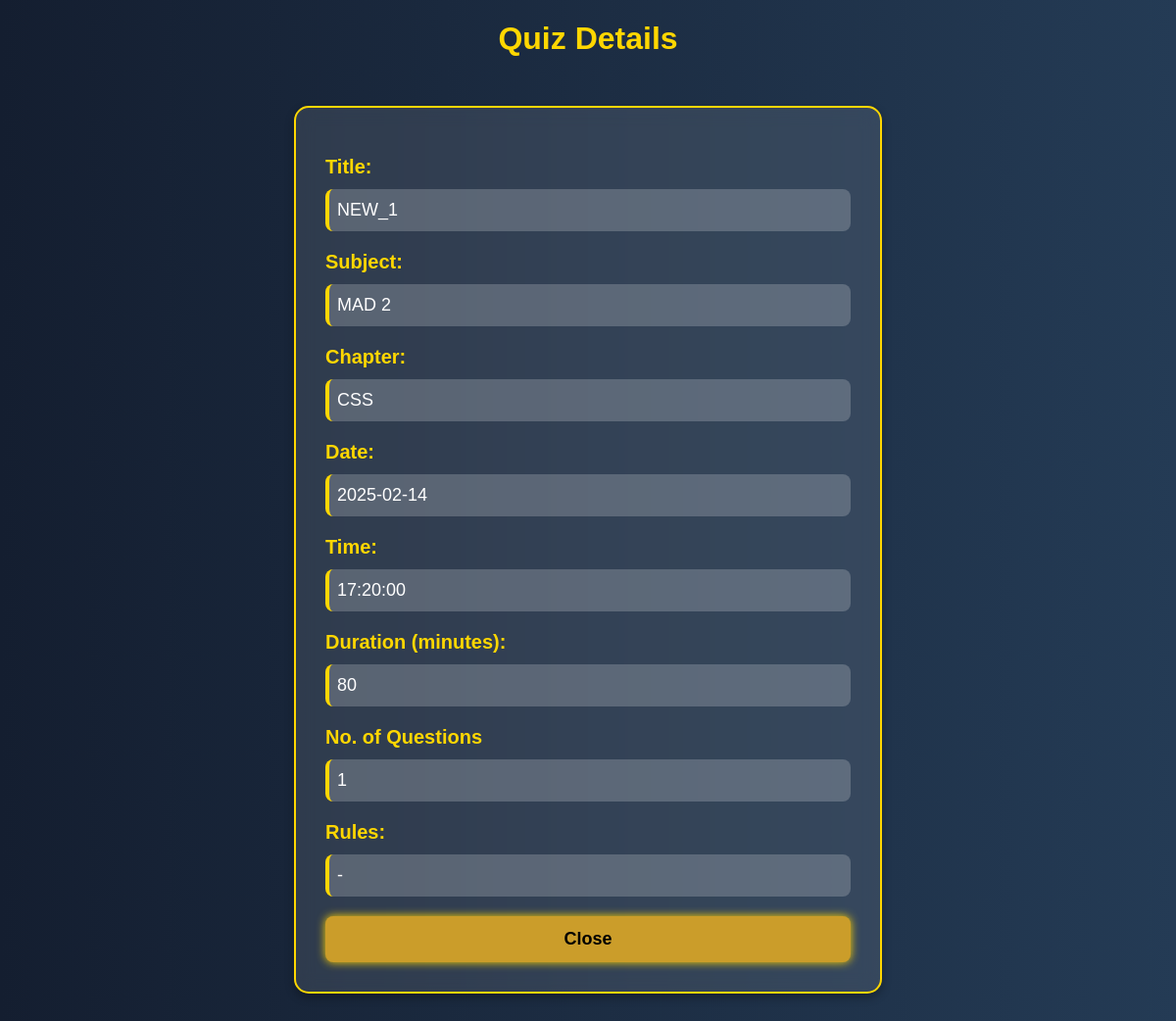
Page /view_quiz/3 (signed in) on the earlier database version.
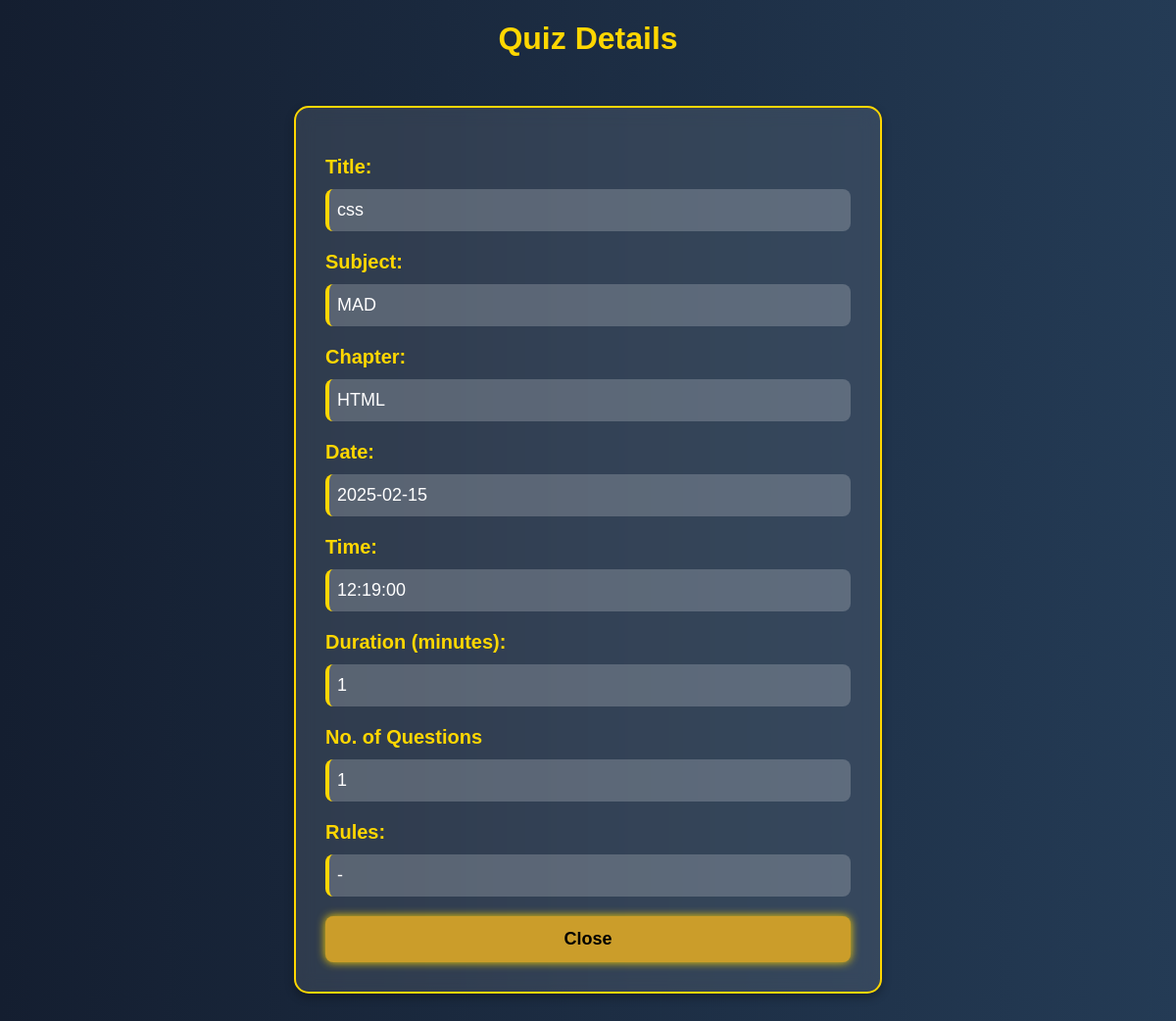
Same page on the later database version.
### model/model.py (models this page shows)
class Quiz(db.Model):
    __tablename__ = "quizzes"
    id = db.Column(db.Integer, primary_key=True)
    title = db.Column(db.String(100), nullable=False)
    chapter_id = db.Column(db.Integer, db.ForeignKey("chapters.id"), nullable=False)
    date = db.Column(db.Date, nullable=False)
    time = db.Column(db.Time, nullable=False)
    duration = db.Column(db.Integer, nullable=False)
    rules = db.Column(db.String(500), nullable=True)
    chapter = db.relationship("Chapter", back_populates="quizzes")
    questions = db.relationship("Question", back_populates="quiz", cascade="all, delete-orphan")
    scores = db.relationship("Score", back_populates="quiz", cascade="all, delete-orphan")
    user_responses = db.relationship("UserResponse", cascade="all, delete-orphan")

class Subject(db.Model):
    __tablename__ = "subjects"
    id = db.Column(db.Integer, primary_key=True)
    name = db.Column(db.String(100), nullable=False)
    description = db.Column(db.String(700), nullable=True)
    chapters = db.relationship("Chapter", back_populates="subject", cascade="all, delete-orphan")

class Chapter(db.Model):
    __tablename__ = "chapters"
    id = db.Column(db.Integer, primary_key=True)
    name = db.Column(db.String(100), nullable=False)
    description = db.Column(db.String(700), nullable=False)
    subject_id = db.Column(db.Integer, db.ForeignKey("subjects.id"), nullable=False)
    subject = db.relationship("Subject", back_populates="chapters")
    quizzes = db.relationship("Quiz", back_populates="chapter", cascade="all, delete-orphan")

### controllers/controllers.py (the view)
@controllers.route('/view_quiz/<int:quiz_id>')
def view_quiz(quiz_id):
    if 'user_id' not in session :
        flash('Please log in to access the dashboard.')
        return redirect(url_for('controllers.login'))
    quiz = Quiz.query.get_or_404(quiz_id)
    return render_template('view_quiz.html', quiz = quiz)

### templates/view_quiz.html (shortened to what this page needs)
<!DOCTYPE html>
<html lang="en">
<head>
    <link href="https://stackpath.bootstrapcdn.com/bootstrap/4.5.2/css/bootstrap.min.css" rel="stylesheet">
</head>
<body>
    <h1> Quiz Details</h1>
    <div class="container">
        <form method="POST">
            <div class="quiz-details">
                <label for="qname">Title:</label>
                <p>{{ quiz.title }}</p>
                <label for="qsubject">Subject:</label>
                <p>{{ quiz.chapter.subject.name }}</p>
                <label for="qchapter">Chapter:</label>
                <p>{{ quiz.chapter.name }}</p>
                <label for="qdate">Date:</label>
                <p>{{ quiz.date }}</p>
                <label for="qtime">Time:</label>
                <p>{{ quiz.time }}</p>
                <label for="qduration">Duration (minutes):</label>
                <p>{{ quiz.duration }}</p>
                <label for="qduration">No. of Questions</label>
                <p>{{ quiz.questions|length }}</p>
                <label for="qrules">Rules:</label>
                <p>{{ quiz.rules }}</p>
            </div>
            <div class="btn-group">
                <a href="{{ url_for('controllers.user_dashboard') }}" class="btn btn-secondary">Close</a>
            </div>
        </form>
    </div>
</body>
</html>

Differences in the rows shown:
no longer on this page (row unchanged): Subject: chapter.subject.name "MAD 2"
no longer on this page (row unchanged): Chapter: chapter.name "CSS"
changed Quiz: title "NEW_1" → "css"; date "2025-02-14" → "2025-02-15"; time "17:20:00" → "12:19:00"; duration "80" → "1"
now on this page (row unchanged): Subject: chapter.subject.name "MAD"
now on this page (row unchanged): Chapter: chapter.name "HTML"
